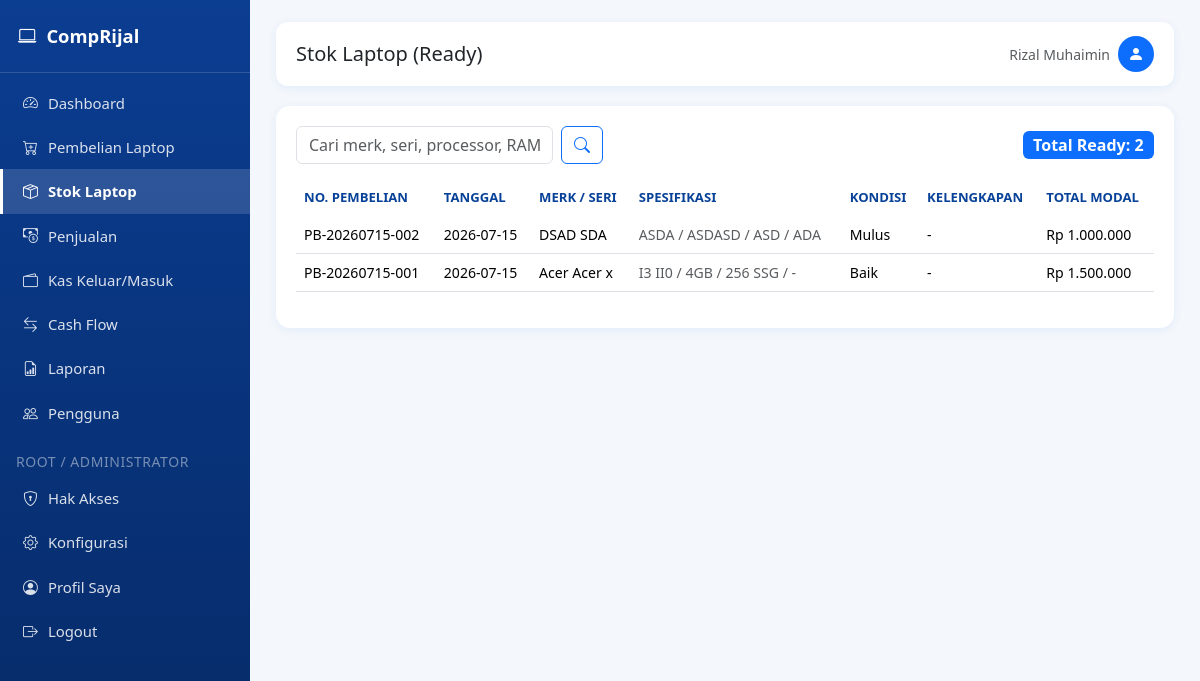
Page /stok (signed in) on the earlier database version.
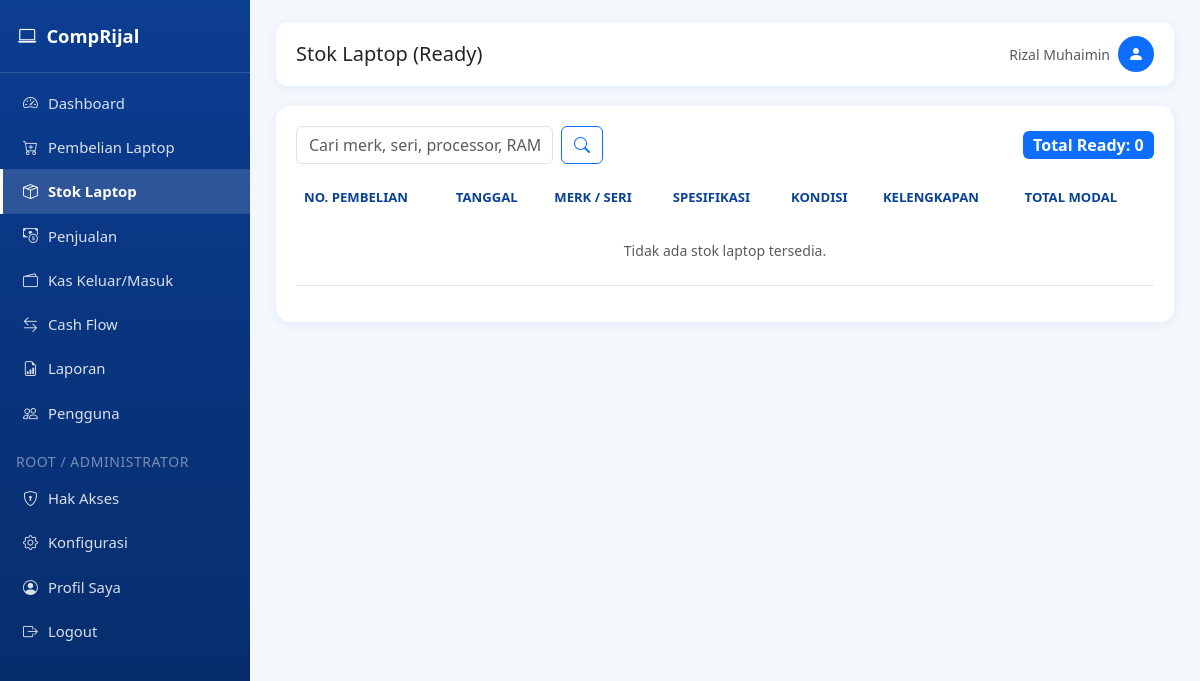
Same page on the later database version.
### tables this page shows
CREATE TABLE laptop (
            id INTEGER PRIMARY KEY AUTOINCREMENT,
            nomor_pembelian TEXT UNIQUE NOT NULL,
            tanggal TEXT NOT NULL,
            merk TEXT,
            seri TEXT,
            processor TEXT,
            ram TEXT,
            storage TEXT,
            vga TEXT,
            warna TEXT,
            kondisi TEXT,
            kelengkapan TEXT,
            charger TEXT,
            tas TEXT,
            garansi TEXT,
            imei TEXT,
            harga_beli REAL DEFAULT 0,
            biaya_servis REAL DEFAULT 0,
            biaya_upgrade REAL DEFAULT 0,
            biaya_lain REAL DEFAULT 0,
            total_modal REAL DEFAULT 0,
            supplier TEXT,
            no_hp TEXT,
            catatan TEXT,
            status TEXT DEFAULT 'Ready',
            created_at TEXT DEFAULT CURRENT_TIMESTAMP
        );

### app.py (the view)
@app.route("/stok")
@page_required("stok")
def stok_list():
    q = request.args.get("q", "").strip()
    conn = get_db_connection()
    base = "SELECT * FROM laptop WHERE status='Ready'"
    params = []
    if q:
        like = f"%{q}%"
        base += """ AND (merk LIKE ? OR seri LIKE ? OR processor LIKE ? OR ram LIKE ?
                   OR storage LIKE ? OR imei LIKE ?)"""
        params = [like, like, like, like, like, like]
    base += " ORDER BY id DESC"
    rows = conn.execute(base, params).fetchall()
    conn.close()
    return render_template("stok_list.html", rows=rows, q=q)

### app.py (called while the page is built)
def page_required(page_key):
    def wrapper(f):
        @wraps(f)
        def decorated(*args, **kwargs):
            if "user_id" not in session:
                flash("Silakan login terlebih dahulu.", "warning")
                return redirect(url_for("login"))
            if not has_page_access(session["user_id"], session.get("role"), page_key):
                flash("Anda tidak memiliki hak akses ke halaman ini. Hubungi administrator.", "danger")
                return redirect(url_for("dashboard"))
            return f(*args, **kwargs)
        return decorated
    return wrapper

def can_access_page(page_key: str) -> bool:
    if "user_id" not in session:
        return False
    if page_key in {"konfigurasi", "hak_akses"}:
        return session.get("role") in ("root", "administrator")
    return has_page_access(session["user_id"], session.get("role"), page_key)

@app.context_processor
def inject_globals():
    return {
        "rp": reports.rp,
        "current_year": datetime.now().year,
        "now_date": datetime.now().strftime("%Y-%m-%d"),
        "app_settings": get_all_settings(),
        "can_access_page": can_access_page,
    }

### templates/stok_list.html (shortened to what this page needs)
{% extends "base.html" %}
{% block page_title %}Stok Laptop (Ready){% endblock %}
{% block content %}
<div class="card-panel">
    <div class="d-flex flex-wrap justify-content-between align-items-center gap-2 mb-3">
        <form class="d-flex gap-2" method="GET">
            <input type="text" class="form-control" name="q" value="{{ q }}" placeholder="Cari merk, seri, processor, RAM, storage, IMEI...">
            <button class="btn btn-outline-primary"><i class="bi bi-search"></i></button>
        </form>
        <span class="badge bg-primary fs-6">Total Ready: {{ rows|length }}</span>
    </div>
    <div class="table-responsive">
        <table class="table table-hover align-middle">
            <thead>
                <tr>
                    <th>No. Pembelian</th>
                    <th>Tanggal</th>
                    <th>Merk / Seri</th>
                    <th>Spesifikasi</th>
                    <th>Kondisi</th>
                    <th>Kelengkapan</th>
                    <th>Total Modal</th>
                </tr>
            </thead>
            <tbody>
                {% for r in rows %}
                <tr>
                    <td>{{ r.nomor_pembelian }}</td>
                    <td>{{ r.tanggal }}</td>
                    <td>{{ r.merk }} {{ r.seri }}</td>
                    <td class="small text-muted">{{ r.processor }} / {{ r.ram }} / {{ r.storage }} / {{ r.vga or '-' }}</td>
                    <td>{{ r.kondisi or '-' }}</td>
                    <td class="small">{{ r.kelengkapan or '-' }}</td>
                    <td>{{ rp(r.total_modal) }}</td>
                </tr>
                {% else %}
                <tr><td colspan="7" class="text-center text-muted py-4">Tidak ada stok laptop tersedia.</td></tr>
                {% endfor %}
            </tbody>
        </table>
    </div>
</div>
{% endblock %}

Differences in the rows shown:
no longer on this page (row edited): laptop: nomor_pembelian "PB-20260715-002", tanggal "2026-07-15", merk "DSAD", seri "SDA", processor "ASDA", ram "ASDASD", storage "ASD", vga "ADA", kondisi "Mulus", kelengkapan "-", total_modal "Rp 1.000.000"
no longer on this page (row edited): laptop: nomor_pembelian "PB-20260715-001", tanggal "2026-07-15", merk "Acer", seri "Acer x", processor "I3 II0", ram "4GB", storage "256 SSG", vga "-", kondisi "Baik", kelengkapan "-", total_modal "Rp 1.500.000"
Other differences:
{{ rows|length }}: "2" → "0"
text now shown: "Tidak ada stok laptop tersedia."
